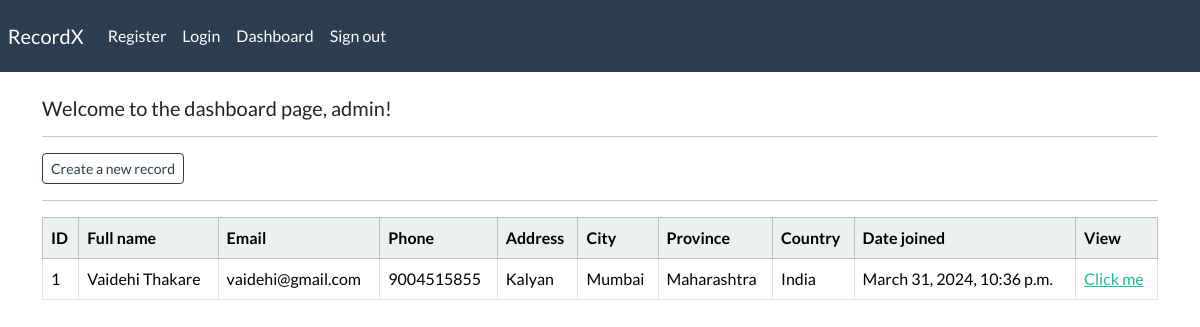
Before: /dashboard (signed in) with the older database file.
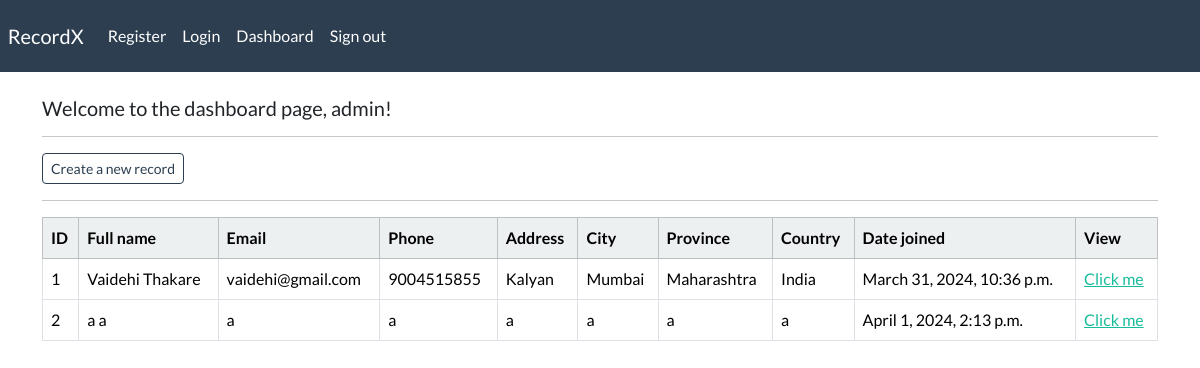
After: the same page with the newer database file.
### myapp/models.py (models this page shows, shortened)
class Record(models.Model):
    creation_date = models.DateTimeField(auto_now_add=True)
    first_name = models.CharField(max_length=100)
    last_name = models.CharField(max_length=100)
    email = models.CharField(max_length=255)
    phone = models.CharField(max_length=20)
    address = models.CharField(max_length=300)
    city = models.CharField(max_length=255)
    province = models.CharField(max_length=200)
    country = models.CharField(max_length=125)
    objects = models.Manager()

### myapp/views.py (the view)
# urls.py: path('dashboard', views.dashboard, name='dashboard'),
@login_required(login_url='login')
def dashboard(request):
    my_records = Record.objects.all()
    context = {'records': my_records}
    return render(request, 'myapp/dashboard.html', context=context)

### myapp/templates/myapp/dashboard.html
{% extends 'myapp/base.html' %}
{% block content %}
    <h5> Welcome to the dashboard page, {{user}}! </h5>
    <hr>
    <a class="btn btn-outline-primary btn-sm" href="{% url 'create' %}">
        Create a new record
    </a>
    <hr>
    <table class="table table-hover table-bordered">
        <thead class="table-light">
            <tr>
                <th scope="col"> ID </th>
                <th scope="col"> Full name </th>
                <th scope="col"> Email </th>
                <th scope="col"> Phone </th>
                <th scope="col"> Address </th>
                <th scope="col"> City </th>
                <th scope="col"> Province </th>
                <th scope="col"> Country </th>
                <th scope="col"> Date joined </th>
                <th scope="col"> View </th>
            </tr>
        </thead>
        <tbody>
        {% if records %}
            {% for record in records %}
            <tr>
                <td> {{record.id}} </td>
                <td> {{record.first_name}}  {{record.last_name}} </td>
                <td> {{record.email}} </td>
                <td> {{record.phone}} </td>
                <td> {{record.address}} </td>
                <td> {{record.city}} </td>
                <td> {{record.province}} </td>
                <td> {{record.country}} </td>
                <td> {{record.creation_date}} </td>
                <td> <a href="{% url 'record' record.id %}"> Click me </a> </td>
            </tr>
            {% endfor %}
        {% endif %}
        </tbody>
    </table>
{% endblock %}

Changed rows visible on the page:
added Record: id "2", first_name "a", last_name "a", email "a", phone "a", address "a", city "a", province "a", country "a", creation_date "April 1, 2024, 2:13 p.m."
